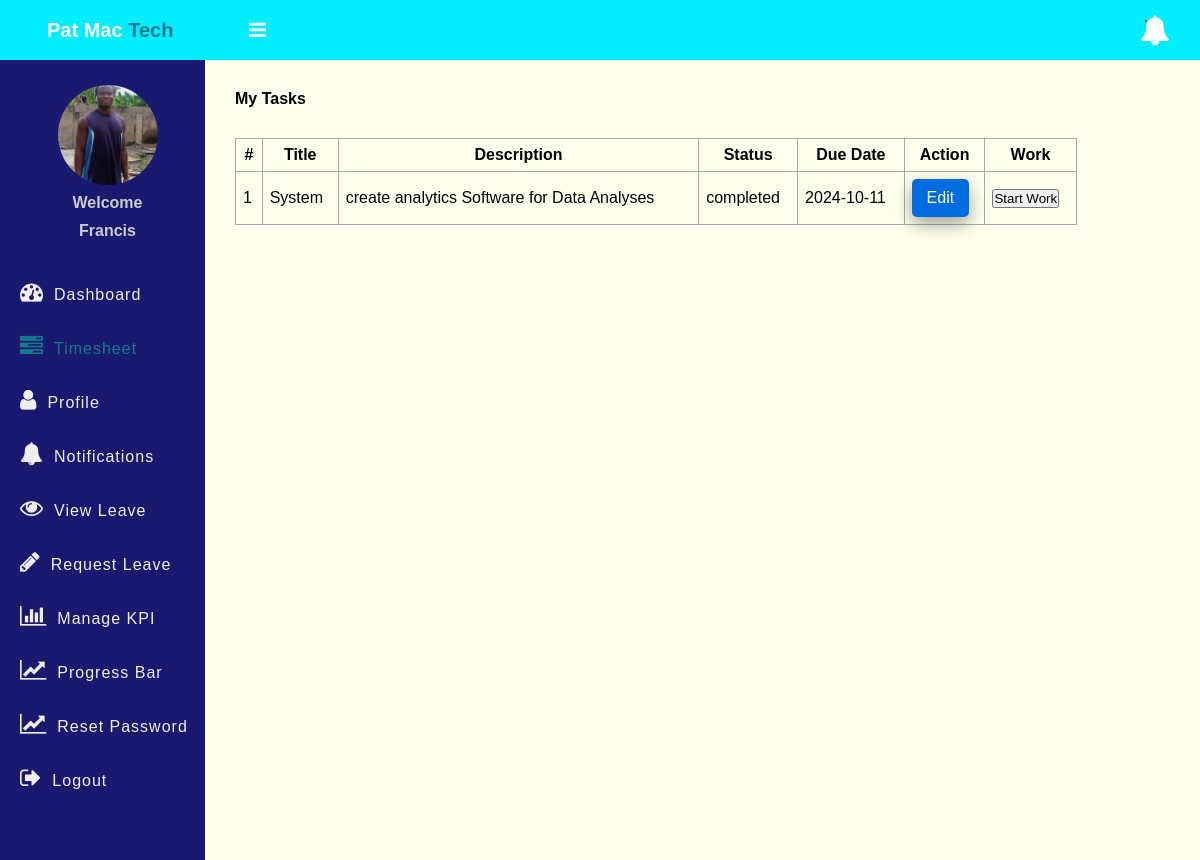
/Resources/my_task.php (signed in), run on the app's committed database.
### tables this page shows
CREATE TABLE `tasks` (
  `id` int(11) NOT NULL,
  `title` varchar(100) NOT NULL,
  `description` text DEFAULT NULL,
  `assigned_to` int(11) DEFAULT NULL,
  `due_date` date DEFAULT NULL,
  `status` enum('pending','in_progress','completed') DEFAULT 'pending',
  `created_at` timestamp NOT NULL DEFAULT current_timestamp()
);

### app/Model/Task.php (called while the page is built, shortened)
<?php
function get_all_tasks_by_id($conn, $id){
	$sql = "SELECT * FROM tasks WHERE assigned_to=?";
	$stmt = $conn->prepare($sql);
	$stmt->execute([$id]);
	if($stmt->rowCount() > 0){
		$tasks = $stmt->fetchAll();
	}else $tasks = 0;
	return $tasks;
}
function has_ongoing_session($conn, $employee_id, $task_id) {
    $sql = "SELECT id FROM employee_task_hours
            WHERE employee_id = ? AND task_id = ? AND end_time IS NULL LIMIT 1";
    $stmt = $conn->prepare($sql);
    $stmt->execute([$employee_id, $task_id]);
    return ($stmt->rowCount() > 0);
}

### Resources/my_task.php (the view, shortened to what this page needs)
<?php
if (isset($_SESSION['role']) && isset($_SESSION['id'])) {
    include "../inc/DB_connection.php";
    include "../app/Model/Task.php";
    include "../app/Model/User.php";
    $tasks = get_all_tasks_by_id($conn, $_SESSION['id']);
?>
<!DOCTYPE html>
<html>
<head>
	<link rel="stylesheet" href="https://stackpath.bootstrapcdn.com/font-awesome/4.7.0/css/font-awesome.min.css">
	<link rel="stylesheet" href="../css/style.css">
</head>
<body>
	<?php include "../inc/header.php" ?>
	<div class="body">
		<?php include "../inc/nav.php" ?>
		<section class="section-1">
			<h4 class="title">My Tasks</h4>
			<?php if ($tasks != 0) { ?>
			<table class="main-table">
				<tr>
					<th>#</th>
					<th>Title</th>
					<th>Description</th>
					<th>Status</th>
					<th>Due Date</th>
					<th>Action</th>
                    <th>Work</th>
				</tr>
				<?php $i=0; foreach ($tasks as $task) {
                      $i++;
                      $ongoing = has_ongoing_session($conn, $_SESSION['id'], $task['id']);
                ?>
				<tr>
					<td><?=$i?></td>
					<td><?=htmlspecialchars($task['title'])?></td>
					<td><?=htmlspecialchars($task['description'])?></td>
					<td><?=htmlspecialchars($task['status'])?></td>
	            	<td><?=($task['due_date'])?htmlspecialchars($task['due_date']):"No Deadline";?></td>
					<td>
						<a href="edit-task-employee.php?id=<?=$task['id']?>" class="edit-btn">Edit</a>
					</td>
                    <td>
                      <?php if (!$ongoing) { ?>
                        <form action="start_work.php" method="POST" style="display:inline;">
                            <button type="submit" class="btn btn-success btn-sm">Start Work</button>
                        </form>
                      <?php } ?>
                    </td>
				</tr>
			   <?php } ?>
			</table>
		<?php }else { ?>
			<h3>Empty</h3>
		<?php  }?>
		</section>
	</div>
</body>
</html>
<?php }else{
   $em = "First login";
   header("Location: login.php?error=$em");
   exit();
}
?>

### css/style.css (style rules this page uses)
* { padding: 0; margin: 0; box-sizing: border-box; font-family: arial, sans-serif; }
body { background-image: url("") ; background-position: center; background-repeat: no-repeat; background-size: cover; }
.body { display: flex; background: url("../img/patmac.jpg") no-repeat center center/cover; }
.section-1 { padding: 30px; }
.section-1 .title { margin-bottom: 10px; }
.section-1 { width: 100%; background: #ffe; }
.main-table, .main-table tr, .main-table th, .main-table td { border: 1px solid #aaa; border-collapse: collapse; padding: 7px; }
.main-table { width: 90%; margin-top: 30px; }
.edit-btn { text-decoration: none; display: inline-block; padding-left: 10px; border: none; background: #006CE0; padding: 10px 15px; color: #fff; font-size: 16px; border-radius: 5px; cursor: pointer; outline: none; transition: background 1s; box-shadow: 0 8px 16px 0 rgba(0,0,0,0.2), 0 6px 20px 0 rgba(0,0,0,0.19); }

### data on the page
tasks: title "System", description "create analytics Software for Data Analyses", status "completed", due_date "2024-10-11"

### other printed values
$_SESSION['username'] "Francis"
